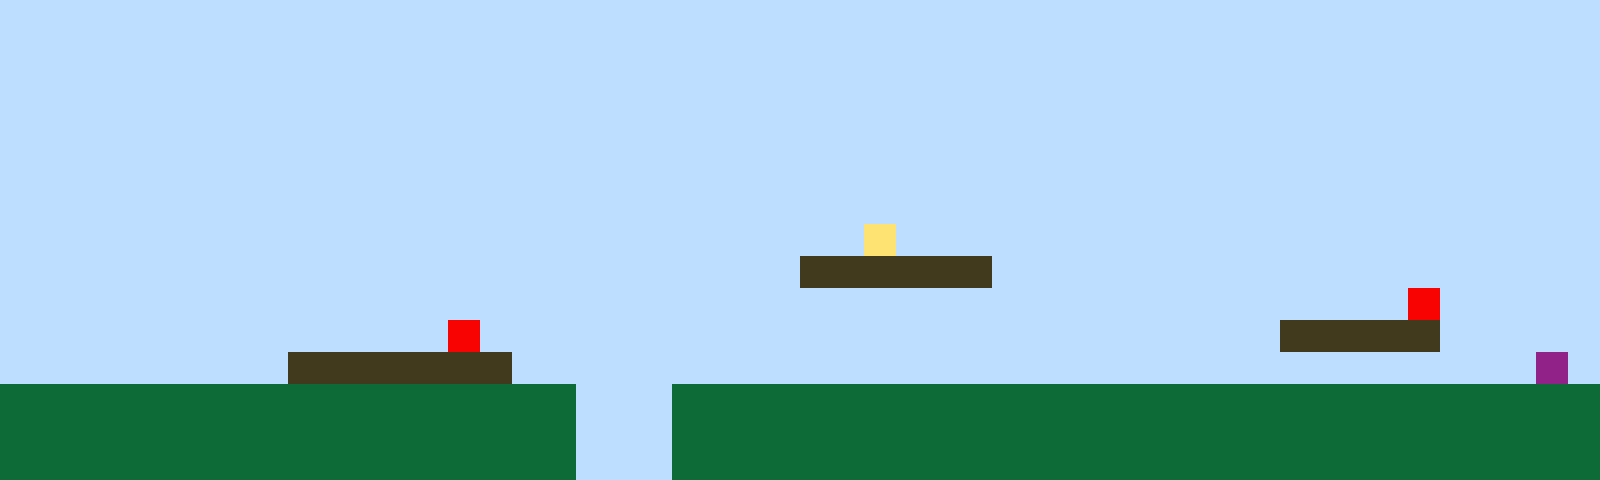

Below is a game level as drawn by its tile map, then a one-line description and the .tmx file that defines it, in full:
An orthogonal 50x15 tile map with 32x32 px tiles, 1 tile layer (Tile Layer 1).

<map version="1.10" tiledversion="1.11.2" orientation="orthogonal" renderorder="right-up" width="50" height="15" tilewidth="32" tileheight="32" infinite="0" nextlayerid="2" nextobjectid="1"><editorsettings><export target="map1.csv" format="csv" /></editorsettings><tileset firstgid="1" name="sprites" tilewidth="32" tileheight="32" tilecount="6" columns="3"><image source="sprites.png" width="96" height="64" /></tileset><layer id="1" name="Tile Layer 1" width="50" height="15"><data encoding="csv">1,1,1,1,1,1,1,1,1,1,1,1,1,1,1,1,1,1,1,1,1,1,1,1,1,1,1,1,1,1,1,1,1,1,1,1,1,1,1,1,1,1,1,1,1,1,1,1,1,1,1,1,1,1,1,1,1,1,1,1,1,1,1,1,1,1,1,1,1,1,1,1,1,1,1,1,1,1,1,1,1,1,1,1,1,1,1,1,1,1,1,1,1,1,1,1,1,1,1,1,1,1,1,1,1,1,1,1,1,1,1,1,1,1,1,1,1,1,1,1,1,1,1,1,1,1,1,1,1,1,1,1,1,1,1,1,1,1,1,1,1,1,1,1,1,1,1,1,1,1,1,1,1,1,1,1,1,1,1,1,1,1,1,1,1,1,1,1,1,1,1,1,1,1,1,1,1,1,1,1,1,1,1,1,1,1,1,1,1,1,1,1,1,1,1,1,1,1,1,1,1,1,1,1,1,1,1,1,1,1,1,1,1,1,1,1,1,1,1,1,1,1,1,1,1,1,1,1,1,1,1,1,1,1,1,1,1,1,1,1,1,1,1,1,1,1,1,1,1,1,1,1,1,1,1,1,1,1,1,1,1,1,1,1,1,1,1,1,1,1,1,1,1,1,1,1,1,1,1,1,1,1,1,1,1,1,1,1,1,1,1,1,1,1,1,1,1,1,1,1,1,1,1,1,1,1,1,1,1,1,1,1,1,1,1,1,1,1,1,1,1,1,1,1,1,1,1,1,1,1,1,1,1,1,1,1,1,1,1,1,1,1,1,1,1,1,1,1,1,1,1,1,1,1,1,1,1,1,1,1,1,1,1,1,1,1,1,1,1,1,1,1,1,1,1,1,1,4,1,1,1,1,1,1,1,1,1,1,1,1,1,1,1,1,1,1,1,1,1,1,1,1,1,1,1,1,1,1,1,1,1,1,1,1,1,1,1,1,1,1,1,1,1,1,1,3,3,3,3,3,3,1,1,1,1,1,1,1,1,1,1,1,1,1,1,1,1,1,1,1,1,1,1,1,1,1,1,1,1,1,1,1,1,1,1,1,1,1,1,1,1,1,1,1,1,1,1,1,1,1,1,1,1,1,1,1,1,1,1,1,1,1,1,1,5,1,1,1,1,1,1,1,1,1,1,1,1,1,1,1,1,1,1,1,5,1,1,1,1,1,1,1,1,1,1,1,1,1,1,1,1,1,1,1,1,1,1,1,1,1,3,3,3,3,3,1,1,1,1,1,1,1,1,1,1,1,1,1,1,3,3,3,3,3,3,3,1,1,1,1,1,1,1,1,1,1,1,1,1,1,1,1,1,1,1,1,1,1,1,1,1,1,1,1,1,1,1,1,6,1,2,2,2,2,2,2,2,2,2,2,2,2,2,2,2,2,2,2,1,1,1,2,2,2,2,2,2,2,2,2,2,2,2,2,2,2,2,2,2,2,2,2,2,2,2,2,2,2,2,2,2,2,2,2,2,2,2,2,2,2,2,2,2,2,2,2,2,2,1,1,1,2,2,2,2,2,2,2,2,2,2,2,2,2,2,2,2,2,2,2,2,2,2,2,2,2,2,2,2,2,2,2,2,2,2,2,2,2,2,2,2,2,2,2,2,2,2,2,1,1,1,2,2,2,2,2,2,2,2,2,2,2,2,2,2,2,2,2,2,2,2,2,2,2,2,2,2,2,2,2</data></layer></map>
